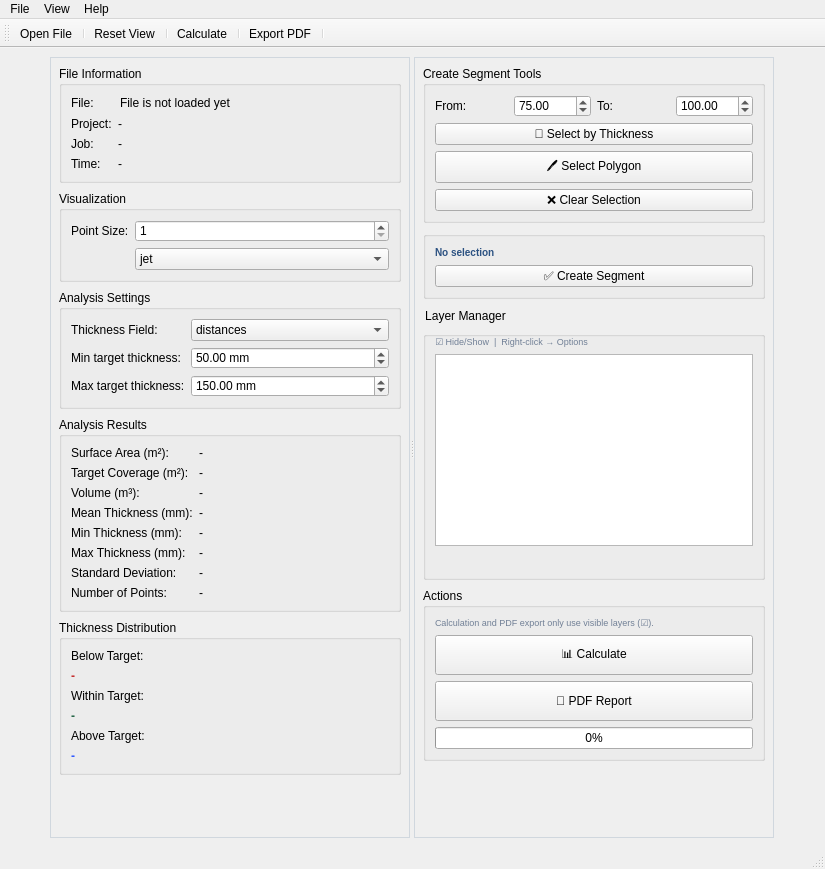
<?xml version="1.0" encoding="UTF-8"?>
<ui version="4.0">
 <class>MainWindow</class>
 <widget class="QMainWindow" name="MainWindow">
  <property name="geometry">
   <rect>
    <x>0</x>
    <y>0</y>
    <width>825</width>
    <height>869</height>
   </rect>
  </property>
  <property name="windowTitle">
   <string>Tunnel Concrete Thickness Analyzer</string>
  </property>
  <property name="styleSheet">
   <string notr="true">QWidget#mainwidget {
    border: none;
}</string>
  </property>
  <widget class="QWidget" name="centralwidget">
   <layout class="QHBoxLayout" name="horizontalLayout_2">
    <item>
     <widget class="QWidget" name="mainwidget" native="true">
      <layout class="QHBoxLayout" name="horizontalLayout">
       <property name="spacing">
        <number>0</number>
       </property>
       <property name="leftMargin">
        <number>0</number>
       </property>
       <property name="topMargin">
        <number>0</number>
       </property>
       <property name="rightMargin">
        <number>0</number>
       </property>
       <property name="bottomMargin">
        <number>0</number>
       </property>
       <item>
        <widget class="QSplitter" name="splitter">
         <property name="orientation">
          <enum>Qt::Horizontal</enum>
         </property>
         <widget class="QWidget" name="left_panel">
          <property name="minimumSize">
           <size>
            <width>260</width>
            <height>0</height>
           </size>
          </property>
          <property name="maximumSize">
           <size>
            <width>360</width>
            <height>16777215</height>
           </size>
          </property>
          <property name="styleSheet">
           <string notr="true">QWidget#left_panel { border: 1px solid #d0d7de; border-radius: 0px; }</string>
          </property>
          <layout class="QVBoxLayout" name="leftPanelLayout">
           <property name="spacing">
            <number>8</number>
           </property>
           <property name="leftMargin">
            <number>9</number>
           </property>
           <property name="topMargin">
            <number>9</number>
           </property>
           <property name="rightMargin">
            <number>9</number>
           </property>
           <item>
            <widget class="QGroupBox" name="groupBoxFileInfo">
             <property name="title">
              <string>File Information</string>
             </property>
             <layout class="QFormLayout" name="formFileInfo">
              <item row="0" column="0">
               <widget class="QLabel" name="labelFile">
                <property name="text">
                 <string>File:</string>
                </property>
               </widget>
              </item>
              <item row="0" column="1">
               <widget class="QLineEdit" name="lbl_filename">
                <property name="styleSheet">
                 <string notr="true">QLineEdit { border: none; background: transparent; padding: 0px; }</string>
                </property>
                <property name="text">
                 <string>File is not loaded yet</string>
                </property>
                <property name="readOnly">
                 <bool>true</bool>
                </property>
               </widget>
              </item>
              <item row="1" column="0">
               <widget class="QLabel" name="labelProject">
                <property name="text">
                 <string>Project:</string>
                </property>
               </widget>
              </item>
              <item row="1" column="1">
               <widget class="QLabel" name="lbl_project">
                <property name="text">
                 <string>-</string>
                </property>
               </widget>
              </item>
              <item row="2" column="0">
               <widget class="QLabel" name="labelJob">
                <property name="text">
                 <string>Job:</string>
                </property>
               </widget>
              </item>
              <item row="2" column="1">
               <widget class="QLabel" name="lbl_job">
                <property name="text">
                 <string>-</string>
                </property>
               </widget>
              </item>
              <item row="3" column="0">
               <widget class="QLabel" name="labelTime">
                <property name="text">
                 <string>Time:</string>
                </property>
               </widget>
              </item>
              <item row="3" column="1">
               <widget class="QLabel" name="lbl_time">
                <property name="text">
                 <string>-</string>
                </property>
               </widget>
              </item>
             </layout>
            </widget>
           </item>
           <item>
            <widget class="QGroupBox" name="groupBoxVisualization">
             <property name="title">
              <string>Visualization</string>
             </property>
             <layout class="QFormLayout" name="formVisualization">
              <item row="0" column="0">
               <widget class="QLabel" name="labelPointSize">
                <property name="text">
                 <string>Point Size:</string>
                </property>
               </widget>
              </item>
              <item row="0" column="1">
               <widget class="QSpinBox" name="spin_point_size">
                <property name="minimum">
                 <number>1</number>
                </property>
                <property name="maximum">
                 <number>10</number>
                </property>
                <property name="value">
                 <number>1</number>
                </property>
               </widget>
              </item>
              <item row="1" column="1">
               <widget class="QComboBox" name="cmb_colormap">
                <property name="visible">
                 <bool>false</bool>
                </property>
                <item>
                 <property name="text">
                  <string>jet</string>
                 </property>
                </item>
                <item>
                 <property name="text">
                  <string>viridis</string>
                 </property>
                </item>
                <item>
                 <property name="text">
                  <string>plasma</string>
                 </property>
                </item>
                <item>
                 <property name="text">
                  <string>coolwarm</string>
                 </property>
                </item>
                <item>
                 <property name="text">
                  <string>rainbow</string>
                 </property>
                </item>
               </widget>
              </item>
             </layout>
            </widget>
           </item>
           <item>
            <widget class="QGroupBox" name="groupBoxSettings">
             <property name="title">
              <string>Analysis Settings</string>
             </property>
             <layout class="QFormLayout" name="formSettings">
              <item row="0" column="0">
               <widget class="QLabel" name="labelThicknessField">
                <property name="text">
                 <string>Thickness Field:</string>
                </property>
               </widget>
              </item>
              <item row="0" column="1">
               <widget class="QComboBox" name="cmb_dist_field">
                <item>
                 <property name="text">
                  <string>distances</string>
                 </property>
                </item>
               </widget>
              </item>
              <item row="1" column="0">
               <widget class="QLabel" name="labelMinTarget">
                <property name="text">
                 <string>Min target thickness:</string>
                </property>
               </widget>
              </item>
              <item row="1" column="1">
               <widget class="QDoubleSpinBox" name="spin_target_min">
                <property name="suffix">
                 <string> mm</string>
                </property>
                <property name="maximum">
                 <double>9999.000000000000000</double>
                </property>
                <property name="value">
                 <double>50.000000000000000</double>
                </property>
               </widget>
              </item>
              <item row="2" column="0">
               <widget class="QLabel" name="labelMaxTarget">
                <property name="text">
                 <string>Max target thickness:</string>
                </property>
               </widget>
              </item>
              <item row="2" column="1">
               <widget class="QDoubleSpinBox" name="spin_target_max">
                <property name="suffix">
                 <string> mm</string>
                </property>
                <property name="maximum">
                 <double>9999.000000000000000</double>
                </property>
                <property name="value">
                 <double>150.000000000000000</double>
                </property>
               </widget>
              </item>
             </layout>
            </widget>
           </item>
           <item>
            <widget class="QGroupBox" name="groupBoxResults">
             <property name="title">
              <string>Analysis Results</string>
             </property>
             <layout class="QFormLayout" name="formResults">
              <item row="0" column="0">
               <widget class="QLabel" name="labelArea">
                <property name="text">
                 <string>Surface Area (m²):</string>
                </property>
               </widget>
              </item>
              <item row="0" column="1">
               <widget class="QLabel" name="lbl_area">
                <property name="text">
                 <string>-</string>
                </property>
               </widget>
              </item>
              <item row="1" column="0">
               <widget class="QLabel" name="labelTargetCoverage">
                <property name="text">
                 <string>Target Coverage (m²):</string>
                </property>
               </widget>
              </item>
              <item row="1" column="1">
               <widget class="QLabel" name="lbl_target_coverage">
                <property name="text">
                 <string>-</string>
                </property>
               </widget>
              </item>
              <item row="2" column="0">
               <widget class="QLabel" name="labelVolume">
                <property name="text">
                 <string>Volume (m³):</string>
                </property>
               </widget>
              </item>
              <item row="2" column="1">
               <widget class="QLabel" name="lbl_volume">
                <property name="text">
                 <string>-</string>
                </property>
               </widget>
              </item>
              <item row="3" column="0">
               <widget class="QLabel" name="labelMeanThickness">
                <property name="text">
                 <string>Mean Thickness (mm):</string>
                </property>
               </widget>
              </item>
              <item row="3" column="1">
               <widget class="QLabel" name="lbl_mean_thickness">
                <property name="text">
                 <string>-</string>
                </property>
               </widget>
              </item>
              <item row="4" column="0">
               <widget class="QLabel" name="labelMinThickness">
                <property name="text">
                 <string>Min Thickness (mm):</string>
                </property>
               </widget>
              </item>
              <item row="4" column="1">
               <widget class="QLabel" name="lbl_min_thickness">
                <property name="text">
                 <string>-</string>
                </property>
               </widget>
              </item>
              <item row="5" column="0">
               <widget class="QLabel" name="labelMaxThickness">
                <property name="text">
                 <string>Max Thickness (mm):</string>
                </property>
               </widget>
              </item>
              <item row="5" column="1">
               <widget class="QLabel" name="lbl_max_thickness">
                <property name="text">
                 <string>-</string>
                </property>
               </widget>
              </item>
              <item row="6" column="0">
               <widget class="QLabel" name="labelStdThickness">
                <property name="text">
                 <string>Standard Deviation:</string>
                </property>
               </widget>
              </item>
              <item row="6" column="1">
               <widget class="QLabel" name="lbl_std_thickness">
                <property name="text">
                 <string>-</string>
                </property>
               </widget>
              </item>
              <item row="7" column="0">
               <widget class="QLabel" name="labelNumPoints">
                <property name="text">
                 <string>Number of Points:</string>
                </property>
               </widget>
              </item>
              <item row="7" column="1">
               <widget class="QLabel" name="lbl_num_points">
                <property name="text">
                 <string>-</string>
                </property>
               </widget>
              </item>
             </layout>
            </widget>
           </item>
           <item>
            <widget class="QGroupBox" name="groupBoxDistribution">
             <property name="title">
              <string>Thickness Distribution</string>
             </property>
             <layout class="QVBoxLayout" name="vboxDistribution">
              <item>
               <widget class="QLabel" name="labelBelow">
                <property name="text">
                 <string>Below Target:</string>
                </property>
               </widget>
              </item>
              <item>
               <widget class="QLabel" name="lbl_below">
                <property name="styleSheet">
                 <string notr="true">color:#c53030;font-weight:bold;</string>
                </property>
                <property name="text">
                 <string>-</string>
                </property>
               </widget>
              </item>
              <item>
               <widget class="QLabel" name="labelWithin">
                <property name="text">
                 <string>Within Target:</string>
                </property>
               </widget>
              </item>
              <item>
               <widget class="QLabel" name="lbl_within">
                <property name="styleSheet">
                 <string notr="true">color:#276749;font-weight:bold;</string>
                </property>
                <property name="text">
                 <string>-</string>
                </property>
               </widget>
              </item>
              <item>
               <widget class="QLabel" name="labelAbove">
                <property name="text">
                 <string>Above Target:</string>
                </property>
               </widget>
              </item>
              <item>
               <widget class="QLabel" name="lbl_above">
                <property name="styleSheet">
                 <string notr="true">color:#315aff;font-weight:bold;</string>
                </property>
                <property name="text">
                 <string>-</string>
                </property>
               </widget>
              </item>
             </layout>
            </widget>
           </item>
           <item>
            <spacer name="leftPanelSpacer">
             <property name="orientation">
              <enum>Qt::Vertical</enum>
             </property>
             <property name="sizeHint" stdset="0">
              <size>
               <width>20</width>
               <height>40</height>
              </size>
             </property>
            </spacer>
           </item>
          </layout>
         </widget>
         <widget class="QWidget" name="segment_panel">
          <property name="minimumSize">
           <size>
            <width>260</width>
            <height>0</height>
           </size>
          </property>
          <property name="maximumSize">
           <size>
            <width>360</width>
            <height>16777215</height>
           </size>
          </property>
          <property name="styleSheet">
           <string notr="true">QWidget#segment_panel { border: 1px solid #d0d7de; border-radius: 0px; }</string>
          </property>
          <layout class="QVBoxLayout" name="segmentPanelLayout">
           <property name="spacing">
            <number>8</number>
           </property>
           <property name="leftMargin">
            <number>9</number>
           </property>
           <property name="topMargin">
            <number>9</number>
           </property>
           <property name="rightMargin">
            <number>9</number>
           </property>
           <item>
            <widget class="QGroupBox" name="groupBoxCreateSegment">
             <property name="title">
              <string>Create Segment Tools</string>
             </property>
             <layout class="QVBoxLayout" name="vboxCreateSegment">
              <item>
               <layout class="QHBoxLayout" name="hboxRange">
                <item>
                 <widget class="QLabel" name="labelFrom">
                  <property name="text">
                   <string>From:</string>
                  </property>
                 </widget>
                </item>
                <item>
                 <widget class="QDoubleSpinBox" name="spin_sel_min">
                  <property name="minimum">
                   <double>-9999.000000000000000</double>
                  </property>
                  <property name="maximum">
                   <double>99999.000000000000000</double>
                  </property>
                  <property name="value">
                   <double>75.000000000000000</double>
                  </property>
                 </widget>
                </item>
                <item>
                 <widget class="QLabel" name="labelTo">
                  <property name="text">
                   <string>To:</string>
                  </property>
                 </widget>
                </item>
                <item>
                 <widget class="QDoubleSpinBox" name="spin_sel_max">
                  <property name="minimum">
                   <double>-9999.000000000000000</double>
                  </property>
                  <property name="maximum">
                   <double>99999.000000000000000</double>
                  </property>
                  <property name="value">
                   <double>100.000000000000000</double>
                  </property>
                 </widget>
                </item>
               </layout>
              </item>
              <item>
               <widget class="QPushButton" name="btn_select_range">
                <property name="text">
                 <string>📏 Select by Thickness</string>
                </property>
               </widget>
              </item>
              <item>
               <widget class="QPushButton" name="btn_polygon">
                <property name="minimumSize">
                 <size>
                  <width>0</width>
                  <height>32</height>
                 </size>
                </property>
                <property name="toolTip">
                 <string>Draw an area to select points</string>
                </property>
                <property name="text">
                 <string>🖊 Select Polygon</string>
                </property>
                <property name="checkable">
                 <bool>true</bool>
                </property>
               </widget>
              </item>
              <item>
               <widget class="QPushButton" name="btn_clear_sel">
                <property name="text">
                 <string>❌ Clear Selection</string>
                </property>
               </widget>
              </item>
             </layout>
            </widget>
           </item>
           <item>
            <widget class="QGroupBox" name="groupBox">
             <property name="title">
              <string/>
             </property>
             <layout class="QVBoxLayout" name="verticalLayout">
              <item>
               <widget class="QLabel" name="lbl_sel_count">
                <property name="styleSheet">
                 <string notr="true">color:#2c5282; font-weight:bold; font-size:10px;</string>
                </property>
                <property name="text">
                 <string>No selection</string>
                </property>
               </widget>
              </item>
              <item>
               <widget class="QPushButton" name="btn_add_seg">
                <property name="text">
                 <string>✅ Create Segment</string>
                </property>
               </widget>
              </item>
             </layout>
            </widget>
           </item>
           <item>
            <widget class="QGroupBox" name="layer_box">
             <property name="styleSheet">
              <string notr="true">QGroupBox { margin-top: 10px; }</string>
             </property>
             <property name="title">
              <string>Layer Manager</string>
             </property>
             <layout class="QVBoxLayout" name="vboxLayerManager">
              <item>
               <widget class="QLabel" name="hint">
                <property name="styleSheet">
                 <string notr="true">color:#718096; font-size:9px;</string>
                </property>
                <property name="text">
                 <string>☑ Hide/Show  |  Right-click → Options</string>
                </property>
               </widget>
              </item>
              <item>
               <widget class="QListWidget" name="list_layers">
                <property name="minimumSize">
                 <size>
                  <width>0</width>
                  <height>18</height>
                 </size>
                </property>
                <property name="selectionMode">
                 <enum>QAbstractItemView::ExtendedSelection</enum>
                </property>
               </widget>
              </item>
              <item>
               <widget class="QLabel" name="lbl_current_layer">
                <property name="styleSheet">
                 <string notr="true">color:#2c5282; font-weight:bold; font-size:14px;</string>
                </property>
                <property name="text">
                 <string/>
                </property>
               </widget>
              </item>
             </layout>
            </widget>
           </item>
           <item>
            <widget class="QGroupBox" name="action_box">
             <property name="title">
              <string>Actions</string>
             </property>
             <layout class="QVBoxLayout" name="vboxActions">
              <item>
               <widget class="QLabel" name="note">
                <property name="styleSheet">
                 <string notr="true">color:#718096; font-size:9px;</string>
                </property>
                <property name="text">
                 <string>Calculation and PDF export only use visible layers (☑).</string>
                </property>
                <property name="wordWrap">
                 <bool>true</bool>
                </property>
               </widget>
              </item>
              <item>
               <widget class="QPushButton" name="btn_calculate">
                <property name="minimumSize">
                 <size>
                  <width>0</width>
                  <height>40</height>
                 </size>
                </property>
                <property name="text">
                 <string>📊 Calculate</string>
                </property>
               </widget>
              </item>
              <item>
               <widget class="QPushButton" name="btn_export_pdf">
                <property name="minimumSize">
                 <size>
                  <width>0</width>
                  <height>40</height>
                 </size>
                </property>
                <property name="text">
                 <string>📄 PDF Report</string>
                </property>
               </widget>
              </item>
              <item>
               <widget class="QProgressBar" name="progress_bar">
                <property name="visible">
                 <bool>false</bool>
                </property>
                <property name="value">
                 <number>0</number>
                </property>
               </widget>
              </item>
             </layout>
            </widget>
           </item>
           <item>
            <spacer name="segmentPanelSpacer">
             <property name="orientation">
              <enum>Qt::Vertical</enum>
             </property>
             <property name="sizeHint" stdset="0">
              <size>
               <width>20</width>
               <height>40</height>
              </size>
             </property>
            </spacer>
           </item>
          </layout>
         </widget>
        </widget>
       </item>
      </layout>
     </widget>
    </item>
   </layout>
  </widget>
  <widget class="QMenuBar" name="menubar">
   <property name="geometry">
    <rect>
     <x>0</x>
     <y>0</y>
     <width>825</width>
     <height>20</height>
    </rect>
   </property>
   <widget class="QMenu" name="menuFile">
    <property name="title">
     <string>File</string>
    </property>
    <addaction name="actionOpen"/>
    <addaction name="actionExportPdf"/>
    <addaction name="separator"/>
    <addaction name="actionExit"/>
   </widget>
   <widget class="QMenu" name="menuView">
    <property name="title">
     <string>View</string>
    </property>
    <addaction name="actionTopView"/>
    <addaction name="actionBottomView"/>
    <addaction name="actionFrontView"/>
    <addaction name="actionBackView"/>
    <addaction name="actionRightView"/>
    <addaction name="actionLeftView"/>
    <addaction name="actionIsoView"/>
   </widget>
   <widget class="QMenu" name="menuHelp">
    <property name="title">
     <string>Help</string>
    </property>
    <addaction name="actionAbout"/>
    <addaction name="actionHotkeys"/>
   </widget>
   <addaction name="menuFile"/>
   <addaction name="menuView"/>
   <addaction name="menuHelp"/>
  </widget>
  <widget class="QToolBar" name="toolBarMain">
   <property name="windowTitle">
    <string>Main</string>
   </property>
   <property name="iconSize">
    <size>
     <width>24</width>
     <height>24</height>
    </size>
   </property>
   <attribute name="toolBarArea">
    <enum>TopToolBarArea</enum>
   </attribute>
   <attribute name="toolBarBreak">
    <bool>false</bool>
   </attribute>
   <addaction name="actionToolbarOpen"/>
   <addaction name="separator"/>
   <addaction name="actionResetView"/>
   <addaction name="separator"/>
   <addaction name="actionToolbarCalculate"/>
   <addaction name="separator"/>
   <addaction name="actionToolbarExport"/>
   <addaction name="separator"/>
  </widget>
  <widget class="QStatusBar" name="statusbar"/>
  <action name="actionOpen">
   <property name="text">
    <string>Open PLY File…</string>
   </property>
   <property name="shortcut">
    <string>Ctrl+O</string>
   </property>
  </action>
  <action name="actionExportPdf">
   <property name="text">
    <string>Export PDF Report…</string>
   </property>
   <property name="shortcut">
    <string>Ctrl+E</string>
   </property>
  </action>
  <action name="actionExit">
   <property name="text">
    <string>Exit</string>
   </property>
   <property name="shortcut">
    <string>Ctrl+Q</string>
   </property>
  </action>
  <action name="actionTopView">
   <property name="text">
    <string>Top View</string>
   </property>
   <property name="shortcut">
    <string>T</string>
   </property>
  </action>
  <action name="actionBottomView">
   <property name="text">
    <string>Bottom View</string>
   </property>
   <property name="shortcut">
    <string>G</string>
   </property>
  </action>
  <action name="actionFrontView">
   <property name="text">
    <string>Front View</string>
   </property>
   <property name="shortcut">
    <string>F</string>
   </property>
  </action>
  <action name="actionBackView">
   <property name="text">
    <string>Back View</string>
   </property>
   <property name="shortcut">
    <string>B</string>
   </property>
  </action>
  <action name="actionRightView">
   <property name="text">
    <string>Right View</string>
   </property>
   <property name="shortcut">
    <string>R</string>
   </property>
  </action>
  <action name="actionLeftView">
   <property name="text">
    <string>Left View</string>
   </property>
   <property name="shortcut">
    <string>L</string>
   </property>
  </action>
  <action name="actionIsoView">
   <property name="text">
    <string>Iso View</string>
   </property>
   <property name="shortcut">
    <string>I</string>
   </property>
  </action>
  <action name="actionAbout">
   <property name="text">
    <string>About</string>
   </property>
  </action>
  <action name="actionHotkeys">
   <property name="text">
    <string>Keyboard Shortcuts</string>
   </property>
  </action>
  <action name="actionToolbarOpen">
   <property name="text">
    <string>Open File</string>
   </property>
  </action>
  <action name="actionResetView">
   <property name="text">
    <string>Reset View</string>
   </property>
  </action>
  <action name="actionToolbarCalculate">
   <property name="text">
    <string>Calculate</string>
   </property>
  </action>
  <action name="actionToolbarExport">
   <property name="text">
    <string>Export PDF</string>
   </property>
  </action>
 </widget>
 <resources/>
 <connections/>
</ui>
